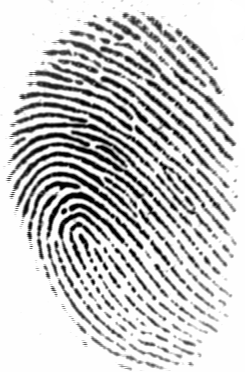
#> input picture fingerprint_recognition/fingerprint-recognition/database/101_1.tif, 245 x 372 px, found by its file name; its folder holds 4 pictures in this run
$ python app.py database/101_1.tif database/101_2.tif   (older library calls are emulated)
#> lines starting #> are read from the running program, lines starting #| are printed output that depends on the picture; after the words box and inside, x2 and y2 are one past the last pixel; in counts of white or black regions, pixels touching at a corner belong together
#> in main, img1 is the input picture: shape (372, 245); min 1, max 255, mean 201.2
### fingerprint_recognition/fingerprint-recognition/enhance/ridge_segment.py
import numpy as np

def normalise(img,mean,std):
    normed = (img - np.mean(img))/(np.std(img));
    return(normed)

def ridge_segment(im,blksze,thresh):

#> called with blksze = 16, thresh = 0.1
    rows,cols = im.shape;
#> rows = 372; cols = 245

    im = normalise(im,0,1);    # normalise to get zero mean and unit standard deviation


    new_rows =  np.int(blksze * np.ceil((np.float(rows))/(np.float(blksze))))
#> new_rows = 384
    new_cols =  np.int(blksze * np.ceil((np.float(cols))/(np.float(blksze))))
#> new_cols = 256

    padded_img = np.zeros((new_rows,new_cols));
    stddevim = np.zeros((new_rows,new_cols));

    padded_img[0:rows][:,0:cols] = im;

    for i in range(0,new_rows,blksze):
        for j in range(0,new_cols,blksze):
            block = padded_img[i:i+blksze][:,j:j+blksze];

            stddevim[i:i+blksze][:,j:j+blksze] = np.std(block)*np.ones(block.shape)
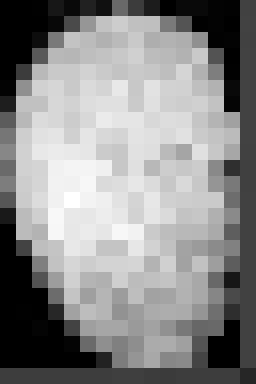
#> stddevim: shape (384, 256) float64; min 0, max 1.29, mean 0.704; drawn with min black and max white

    stddevim = stddevim[0:rows][:,0:cols]
#> stddevim: shape (372, 245) float64

    mask = stddevim > thresh;
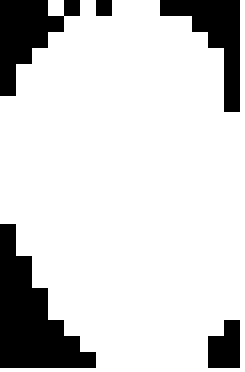
#> mask: shape (372, 245) bool; 82.6% white; 5 black regions, box (x1, y1, x2, y2) and area: (0, 224, 96, 368) 6912, (0, 0, 80, 96) 3840, (160, 0, 240, 112) 3584, (208, 320, 240, 368) 1280, (96, 0, 112, 16) 256

    mean_val = np.mean(im[mask]);
#> mean_val = -0.151

    std_val = np.std(im[mask]);
#> std_val = 1.04

    normim = (im - mean_val)/(std_val);

    return(normim,mask)

### fingerprint_recognition/fingerprint-recognition/enhance/ridge_orient.py
import numpy as np;
import cv2;
from scipy import ndimage;
from scipy import signal

def ridge_orient(im, gradientsigma, blocksigma, orientsmoothsigma):
#> called with gradientsigma = 1, blocksigma = 7, orientsmoothsigma = 7
    rows,cols = im.shape;
#> rows = 372; cols = 245
    #Calculate image gradients.
    sze = np.fix(6*gradientsigma);
    if np.remainder(sze,2) == 0:
        sze = sze+1;

    gauss = cv2.getGaussianKernel(np.int(sze),gradientsigma);
    f = gauss * gauss.T;

    fy,fx = np.gradient(f);     #Gradient of Gaussian

    Gx = signal.convolve2d(im,fx,mode='same');
    Gy = signal.convolve2d(im,fy,mode='same');

    Gxx = np.power(Gx,2);
    Gyy = np.power(Gy,2);
    Gxy = Gx*Gy;

    #Now smooth the covariance data to perform a weighted summation of the data.
    sze = np.fix(6*blocksigma);

    gauss = cv2.getGaussianKernel(np.int(sze),blocksigma);
    f = gauss * gauss.T;

    Gxx = ndimage.convolve(Gxx,f);
    Gyy = ndimage.convolve(Gyy,f);
    Gxy = 2*ndimage.convolve(Gxy,f);

    denom = np.sqrt(np.power(Gxy,2) + np.power((Gxx - Gyy),2)) + np.finfo(float).eps;

    sin2theta = Gxy/denom;            # Sine and cosine of doubled angles
    cos2theta = (Gxx-Gyy)/denom;


    if orientsmoothsigma:
        sze = np.fix(6*orientsmoothsigma);
        if np.remainder(sze,2) == 0:
            sze = sze+1;
        gauss = cv2.getGaussianKernel(np.int(sze),orientsmoothsigma);
        f = gauss * gauss.T;
        cos2theta = ndimage.convolve(cos2theta,f); # Smoothed sine and cosine of
        sin2theta = ndimage.convolve(sin2theta,f); # doubled angles

    orientim = np.pi/2 + np.arctan2(sin2theta,cos2theta)/2;
    return(orientim);

### fingerprint_recognition/fingerprint-recognition/enhance/ridge_freq.py
import numpy as np
#import math
#import scipy.ndimage
from .frequest import frequest

def ridge_freq(im, mask, orient, blksze, windsze,minWaveLength, maxWaveLength):
#> called with blksze = 38, windsze = 5, minWaveLength = 5, maxWaveLength = 15
    rows,cols = im.shape;
#> rows = 372; cols = 245
    freq = np.zeros((rows,cols));

    for r in range(0,rows-blksze,blksze):
        for c in range(0,cols-blksze,blksze):
            blkim = im[r:r+blksze][:,c:c+blksze];
            blkor = orient[r:r+blksze][:,c:c+blksze];


            freq[r:r+blksze][:,c:c+blksze] = frequest(blkim,blkor,windsze,minWaveLength,maxWaveLength);
#> this loop made 9 passes
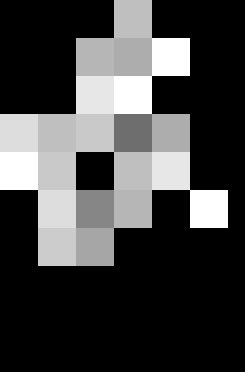
#> freq: shape (372, 245) float64; min 0, max 0.2, mean 0.0526; drawn with min black and max white

    freq = freq*mask;
    freq_1d = np.reshape(freq,(1,rows*cols));
    ind = np.where(freq_1d>0);

    ind = np.array(ind);
    ind = ind[1,:];

    non_zero_elems_in_freq = freq_1d[0][ind];

    meanfreq = np.mean(non_zero_elems_in_freq);
    medianfreq = np.median(non_zero_elems_in_freq);         # not working properly
    return(freq,meanfreq)

### fingerprint_recognition/fingerprint-recognition/enhance/frequest.py
import numpy as np
import math
import scipy.ndimage
#import cv2

def frequest(im,orientim,windsze,minWaveLength,maxWaveLength):
    rows,cols = np.shape(im);

    cosorient = np.mean(np.cos(2*orientim));
    sinorient = np.mean(np.sin(2*orientim));
    orient = math.atan2(sinorient,cosorient)/2;

    rotim = scipy.ndimage.rotate(im,orient/np.pi*180 + 90,axes=(1,0),reshape = False,order = 3,mode = 'nearest');

    cropsze = int(np.fix(rows/np.sqrt(2)));
    offset = int(np.fix((rows-cropsze)/2));
    rotim = rotim[offset:offset+cropsze][:,offset:offset+cropsze];

    proj = np.sum(rotim,axis = 0);
    dilation = scipy.ndimage.grey_dilation(proj, windsze,structure=np.ones(windsze));

    temp = np.abs(dilation - proj);

    peak_thresh = 2;

    maxpts = (temp<peak_thresh) & (proj > np.mean(proj));
    maxind = np.where(maxpts);

    rows_maxind,cols_maxind = np.shape(maxind);

    if(cols_maxind<2):
        freqim = np.zeros(im.shape);
    else:
        NoOfPeaks = cols_maxind;
        waveLength = (maxind[0][cols_maxind-1] - maxind[0][0])/(NoOfPeaks - 1);
        if waveLength>=minWaveLength and waveLength<=maxWaveLength:
            freqim = 1/np.double(waveLength) * np.ones(im.shape);
        else:
            freqim = np.zeros(im.shape);

    return(freqim);


### fingerprint_recognition/fingerprint-recognition/enhance/image_enhance.py
from .ridge_segment import ridge_segment
from .ridge_orient import ridge_orient
from .ridge_freq import ridge_freq
from .ridge_filter import ridge_filter

def image_enhance(img):
    blksze = 16;
    thresh = 0.1;
    normim,mask = ridge_segment(img,blksze,thresh);  # normalise the image and find a ROI


    gradientsigma = 1;
    blocksigma = 7;
    orientsmoothsigma = 7;
    orientim = ridge_orient(normim, gradientsigma, blocksigma, orientsmoothsigma); # find orientation of every pixel


    blksze = 38;
    windsze = 5;
    minWaveLength = 5;
    maxWaveLength = 15;
    freq,medfreq = ridge_freq(normim, mask, orientim, blksze, windsze, minWaveLength,maxWaveLength); #find the overall frequency of ridges


    freq = medfreq*mask;
    kx = 0.65;ky = 0.65;
    newim = ridge_filter(normim, orientim, freq, kx, ky); # create gabor filter and do the actual filtering

    return(newim < -3)

### fingerprint_recognition/fingerprint-recognition/enhance/ridge_filter.py
import numpy as np
import scipy;

def ridge_filter(im, orient, freq, kx, ky):
#> called with kx = 0.65, ky = 0.65
    angleInc = 3;
    im = np.double(im);
    rows,cols = im.shape;

    newim = np.zeros((rows,cols));

    freq_1d = np.reshape(freq,(1,rows*cols));
    ind = np.where(freq_1d>0);

    ind = np.array(ind);
    ind = ind[1,:];

    non_zero_elems_in_freq = freq_1d[0][ind];
    non_zero_elems_in_freq = np.double(np.round((non_zero_elems_in_freq*100)))/100;

    unfreq = np.unique(non_zero_elems_in_freq);

    sigmax = 1/unfreq[0]*kx;
    sigmay = 1/unfreq[0]*ky;

    sze = np.round(3*np.max([sigmax,sigmay]));
    sze = sze.astype(int) # @newline @error solved

    x,y = np.meshgrid(np.linspace(-sze,sze,(2*sze + 1)),np.linspace(-sze,sze,(2*sze + 1)));

    reffilter = np.exp(-(( (np.power(x,2))/(sigmax*sigmax) + (np.power(y,2))/(sigmay*sigmay)))) * np.cos(2*np.pi*unfreq[0]*x); # this is the original gabor filter

    filt_rows, filt_cols = reffilter.shape;

    gabor_filter = np.array(np.zeros((int(180/angleInc),int(filt_rows),int(filt_cols))));

    for o in range(0,int(180/angleInc)):
        rot_filt = scipy.ndimage.rotate(reffilter,-(o*angleInc + 90),reshape = False);
        gabor_filter[o] = rot_filt;

    maxsze = int(sze);

    temp = freq>0;
    validr,validc = np.where(temp)

    temp1 = validr>maxsze;
    temp2 = validr<rows - maxsze;
    temp3 = validc>maxsze;
    temp4 = validc<cols - maxsze;

    final_temp = temp1 & temp2 & temp3 & temp4;

    finalind = np.where(final_temp);

    maxorientindex = np.round(180/angleInc);
    orientindex = np.round(orient/np.pi*180/angleInc);

    for i in range(0,rows):
        for j in range(0,cols):
            if(orientindex[i][j] < 1):
                orientindex[i][j] = orientindex[i][j] + maxorientindex;
            if(orientindex[i][j] > maxorientindex):
                orientindex[i][j] = orientindex[i][j] - maxorientindex;
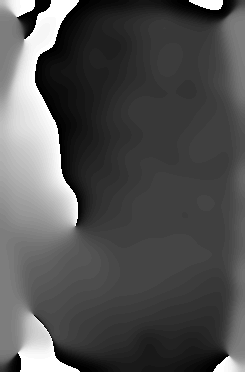
#> orientindex: shape (372, 245) float64; min 1, max 60, mean 20.1; drawn with min black and max white
    finalind_rows,finalind_cols = np.shape(finalind);
    sze = int(sze);
    for k in range(0,finalind_cols):
        r = validr[finalind[0][k]];
        c = validc[finalind[0][k]];

        img_block = im[r-sze:r+sze + 1][:,c-sze:c+sze + 1];

        newim[r][c] = np.sum(img_block * gabor_filter[int(orientindex[r][c]) - 1]);
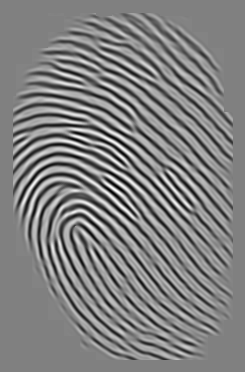
#> newim: shape (372, 245) float64; min -33.74, max 33.07, mean -0.1; drawn with min black and max white

    return(newim);

### fingerprint_recognition/fingerprint-recognition/app.py
import cv2
from skimage.morphology import skeletonize, thin
import numpy
import matplotlib.pyplot as plt
import os
import sys
from enhance import image_enhance
import time

t1 = time.time()
os.chdir("C:/Users/SAI\Desktop/Academia\Minor-Project/fingerprint-recognition/fingerprint-recognition/")

def get_descriptors(img):
	clahe = cv2.createCLAHE(clipLimit=2.0, tileGridSize=(8,8))
	img = clahe.apply(img)
	# print(img)

	img = image_enhance.image_enhance(img)
#> in image_enhance, `return(newim < -3)`: returned value: shape (372, 245) bool; 26.9% white; 45 white regions (5 under 20 px), largest, box (x1, y1, x2, y2) and area: (46, 193, 220, 351) 1468, (13, 103, 233, 243) 1252, (69, 222, 204, 357) 1245
	img = numpy.array(img, dtype=numpy.uint8) # converting array-items datatype to int

	# Threshold
	ret, img = cv2.threshold(img, 127, 255, cv2.THRESH_BINARY_INV | cv2.THRESH_OTSU)
	# Normalize to 0 and 1 range
	img[img == 255] = 1

	#Thinning
	skeleton = skeletonize(img)
#> skeleton: shape (372, 245) bool; 7.7% white in thin lines or dots
	skeleton = numpy.array(skeleton, dtype=numpy.uint8)
	# skeleton = removedot(skeleton)

	# Harris corners
	harris_corners = cv2.cornerHarris(img, 3, 3, 0.04)
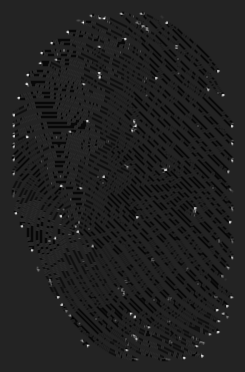
#> harris_corners: shape (372, 245) float32; min -5.52e-12, max 3.4e-11, mean -4.89e-13; drawn with min black and max white
	harris_normalized = cv2.normalize(harris_corners, 0, 255, norm_type=cv2.NORM_MINMAX, dtype=cv2.CV_32FC1)
	threshold_harris = 125

	# Extract keypoints
	keypoints = []
	for x in range(0, harris_normalized.shape[0]):
		for y in range(0, harris_normalized.shape[1]):
			if harris_normalized[x][y] > threshold_harris:
				keypoints.append(cv2.KeyPoint(y, x, 1))
	# Define descriptor
	orb = cv2.ORB_create()
	# Compute descriptors
	_, des = orb.compute(img, keypoints)
	return (keypoints, des);


def main():
	image_name = sys.argv[1]
	img1 = cv2.imread("database/"+image_name, cv2.IMREAD_GRAYSCALE)
	# print(img1)
	#### img1 = cv2.normalize(img1, dst=None, alpha=0, beta=65535, norm_type=cv2.NORM_MINMAX)
	kp1, des1 = get_descriptors(img1)
	# print(kp1," ", des1)
	image_name = sys.argv[2]
	img2 = cv2.imread("database/" + image_name, cv2.IMREAD_GRAYSCALE)
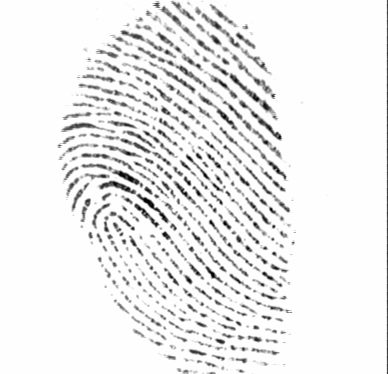
#> input picture fingerprint_recognition/fingerprint-recognition/database/101_2.tif, 388 x 374 px, found by its file name
	#### img2 = cv2.normalize(img2, dst=None, alpha=0, beta=65535, norm_type=cv2.NORM_MINMAX)
	kp2, des2 = get_descriptors(img2)

	# Matching between descriptors
	bf = cv2.BFMatcher(cv2.NORM_HAMMING, crossCheck=True)
	matches = sorted(bf.match(des1, des2), key= lambda match:match.distance)

	# Plot keypoints
	img4 = cv2.drawKeypoints(img1, kp1, outImage=None)
	img5 = cv2.drawKeypoints(img2, kp2, outImage=None)
	f, axarr = plt.subplots(1,2)
	axarr[0].imshow(img4)
	axarr[1].imshow(img5)
	plt.show()

	# Plot matches
	img3 = cv2.drawMatches(img1, kp1, img2, kp2, matches, flags=2, outImg=None)
	plt.imshow(img3)
	plt.show()

	# Calculate score
	score = 0;
	for match in matches:
		score += match.distance
#> this loop made 45 passes
	score_threshold = 33
	if score/len(matches) < score_threshold:
		print("Fingerprint matches.")
	else:
		print("Fingerprint does not match.")

	t2 = time.time()
	print(t2-t1)


if __name__ == "__main__":
	try:
		main()
	except:
		raise
